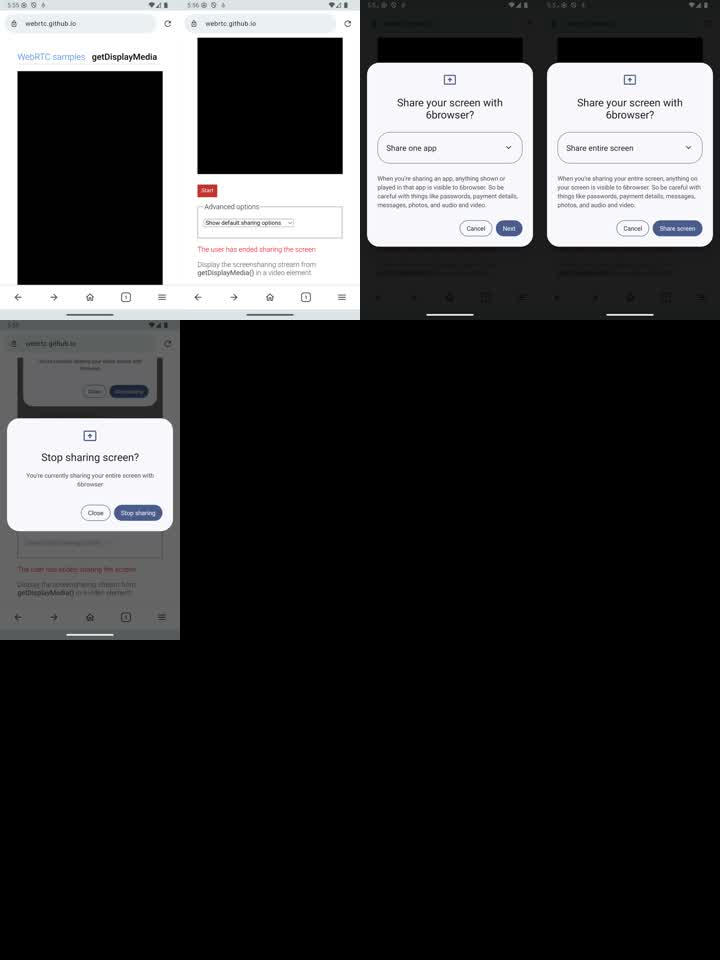
#> input picture artifacts/play-screen-share/storyboard.jpg, 720 x 960 px, given in place of logo_source.png, which was not available
$ python msix_assets.py ../artifacts/play-screen-share/storyboard.jpg
#> lines starting #> are read from the running program, lines starting #| are printed output that depends on the picture; pictures that were not available may be replaced by others from this repository, and a replacement may not be noted
"""Writes the MSIX tile and taskbar images from assets/logo_source.png.

    python scripts/msix_assets.py <output Assets folder>

Images use scale/targetsize qualifiers; build_msix.ps1 indexes them into
resources.pri with makepri so Windows picks the right size.
"""
import sys
from pathlib import Path

from PIL import Image

ROOT = Path(__file__).resolve().parents[1]
LOGO = Image.open(ROOT / "assets" / "logo_source.png").convert("RGBA")


def fitted(w, h, fill=0.8):
    """Logo centered on a transparent w x h canvas, taking `fill` of the short side."""
    canvas = Image.new("RGBA", (w, h), (0, 0, 0, 0))
    side = round(min(w, h) * fill)
    lg = LOGO.copy()
    lg.thumbnail((side, side), Image.LANCZOS)
    canvas.alpha_composite(lg, ((w - lg.width) // 2, (h - lg.height) // 2))
    return canvas


def main(out):
    out = Path(out)
    out.mkdir(parents=True, exist_ok=True)
    for scale in (100, 125, 150, 200, 400):
        k = scale / 100
        sizes = {
            "Square44x44Logo": (44, 44, 0.9),
            "Square150x150Logo": (150, 150, 0.6),
            "Wide310x150Logo": (310, 150, 0.6),
            "StoreLogo": (50, 50, 0.9),
        }
        for name, (w, h, fill) in sizes.items():
            fitted(round(w * k), round(h * k), fill).save(out / f"{name}.scale-{scale}.png")
#> this loop made 5 passes
#> k on passes 2 to 5: 1.25, 1.5, 2, 4
#> pass 1, in main, `fitted(round(w * k), round(h * k), fill).save(out / f"{name}.scale-{sc..`:
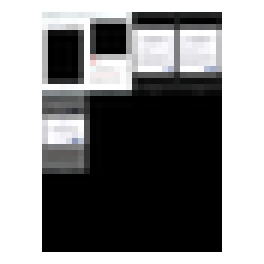
#> saved as Square44x44Logo.scale-100.png: PIL image 44x44 RGBA (shown 6 times larger); mean R, G, B, A 35.6, 35.7, 36.1, 158.1; transparent parts drawn white
#> pass 1, in main, `fitted(round(w * k), round(h * k), fill).save(out / f"{name}.scale-{sc..`:
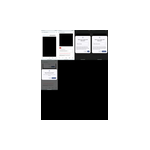
#> saved as Square150x150Logo.scale-100.png: PIL image 150x150 RGBA; mean R, G, B, A 15.3, 15.3, 15.5, 68.3; transparent parts drawn white
    # Taskbar / Start list icons, without the accent-colored plate.
    for t in (16, 20, 24, 30, 32, 36, 40, 48, 60, 64, 72, 80, 96, 256):
        img = fitted(t, t, 1.0)
        img.save(out / f"Square44x44Logo.targetsize-{t}.png")
        img.save(out / f"Square44x44Logo.targetsize-{t}_altform-unplated.png")
        img.save(out / f"Square44x44Logo.targetsize-{t}_altform-lightunplated.png")
#> this loop made 14 passes
#> (t, side in fitted) on passes 1 to 12: (16, 16), (20, 20), (24, 24), (30, 30), (32, 32), (36, 36), (40, 40), (48, 48), (60, 60), (64, 64), (72, 72), (80, 80)
#> pass 1, in main, `img = fitted(t, t, 1.0)`:
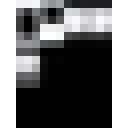
#> img: PIL image 16x16 RGBA (shown 8 times larger); mean R, G, B, A 43.4, 43.5, 44, 191.2; transparent parts drawn white
#> pass 2, in main, `img = fitted(t, t, 1.0)`:
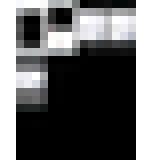
#> img: PIL image 20x20 RGBA (shown 8 times larger); mean R, G, B, A 43.2, 43.3, 43.7, 191.2; transparent parts drawn white
#> after the loop:
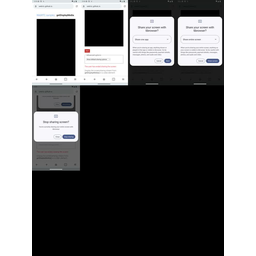
#> img: PIL image 256x256 RGBA; mean R, G, B, A 42.8, 42.9, 43.4, 191.2; transparent parts drawn white


if __name__ == "__main__":
    main(sys.argv[1])
